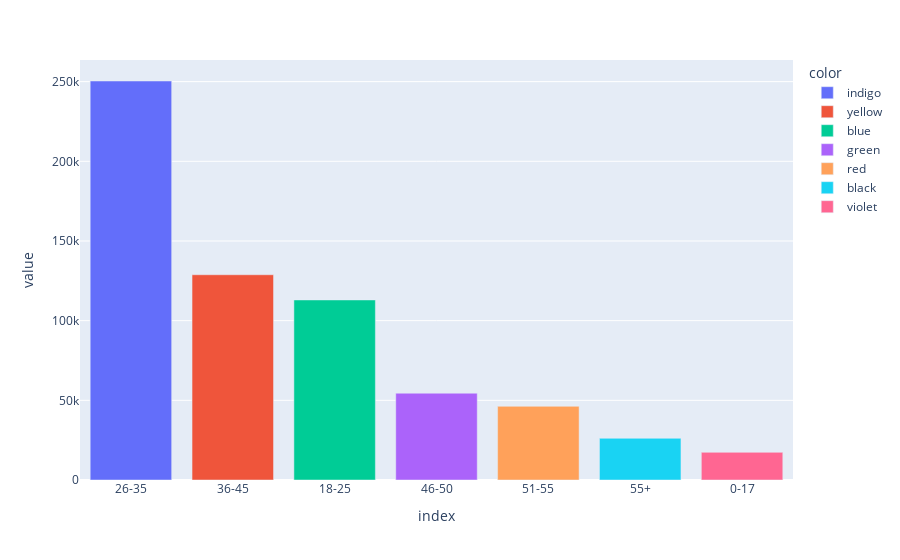

Notebook cell for this chart:
### Code cell
fig = px.bar(df.Age.value_counts(), color=['indigo','yellow','blue','green','red','black','violet'])
fig

### Figure 1 — Plotly figure (JSON) as saved in the notebook; plotly's stock layout.template omitted (floating-point values rounded to 4 significant figures)
{"data": [{"alignmentgroup": "True", "hovertemplate": "color=indigo<br>index=%{x}<br>value=%{y}<extra></extra>", "legendgroup": "indigo", "marker": {"color": "#636efa", "pattern": {"shape": ""}}, "name": "indigo", "offsetgroup": "indigo", "orientation": "v", "showlegend": true, "textposition": "auto", "type": "bar", "x": ["26-35"], "xaxis": "x", "y": [250393], "yaxis": "y"}, {"alignmentgroup": "True", "hovertemplate": "color=yellow<br>index=%{x}<br>value=%{y}<extra></extra>", "legendgroup": "yellow", "marker": {"color": "#EF553B", "pattern": {"shape": ""}}, "name": "yellow", "offsetgroup": "yellow", "orientation": "v", "showlegend": true, "textposition": "auto", "type": "bar", "x": ["36-45"], "xaxis": "x", "y": [128804], "yaxis": "y"}, {"alignmentgroup": "True", "hovertemplate": "color=blue<br>index=%{x}<br>value=%{y}<extra></extra>", "legendgroup": "blue", "marker": {"color": "#00cc96", "pattern": {"shape": ""}}, "name": "blue", "offsetgroup": "blue", "orientation": "v", "showlegend": true, "textposition": "auto", "type": "bar", "x": ["18-25"], "xaxis": "x", "y": [112991], "yaxis": "y"}, {"alignmentgroup": "True", "hovertemplate": "color=green<br>index=%{x}<br>value=%{y}<extra></extra>", "legendgroup": "green", "marker": {"color": "#ab63fa", "pattern": {"shape": ""}}, "name": "green", "offsetgroup": "green", "orientation": "v", "showlegend": true, "textposition": "auto", "type": "bar", "x": ["46-50"], "xaxis": "x", "y": [54469], "yaxis": "y"}, {"alignmentgroup": "True", "hovertemplate": "color=red<br>index=%{x}<br>value=%{y}<extra></extra>", "legendgroup": "red", "marker": {"color": "#FFA15A", "pattern": {"shape": ""}}, "name": "red", "offsetgroup": "red", "orientation": "v", "showlegend": true, "textposition": "auto", "type": "bar", "x": ["51-55"], "xaxis": "x", "y": [46239], "yaxis": "y"}, {"alignmentgroup": "True", "hovertemplate": "color=black<br>index=%{x}<br>value=%{y}<extra></extra>", "legendgroup": "black", "marker": {"color": "#19d3f3", "pattern": {"shape": ""}}, "name": "black", "offsetgroup": "black", "orientation": "v", "showlegend": true, "textposition": "auto", "type": "bar", "x": ["55+"], "xaxis": "x", "y": [26170], "yaxis": "y"}, {"alignmentgroup": "True", "hovertemplate": "color=violet<br>index=%{x}<br>value=%{y}<extra></extra>", "legendgroup": "violet", "marker": {"color": "#FF6692", "pattern": {"shape": ""}}, "name": "violet", "offsetgroup": "violet", "orientation": "v", "showlegend": true, "textposition": "auto", "type": "bar", "x": ["0-17"], "xaxis": "x", "y": [17369], "yaxis": "y"}], "layout": {"barmode": "relative", "legend": {"title": {"text": "color"}, "tracegroupgap": 0}, "margin": {"t": 60}, "xaxis": {"anchor": "y", "domain": [0, 1], "title": {"text": "index"}}, "yaxis": {"anchor": "x", "domain": [0, 1], "title": {"text": "value"}}}}
